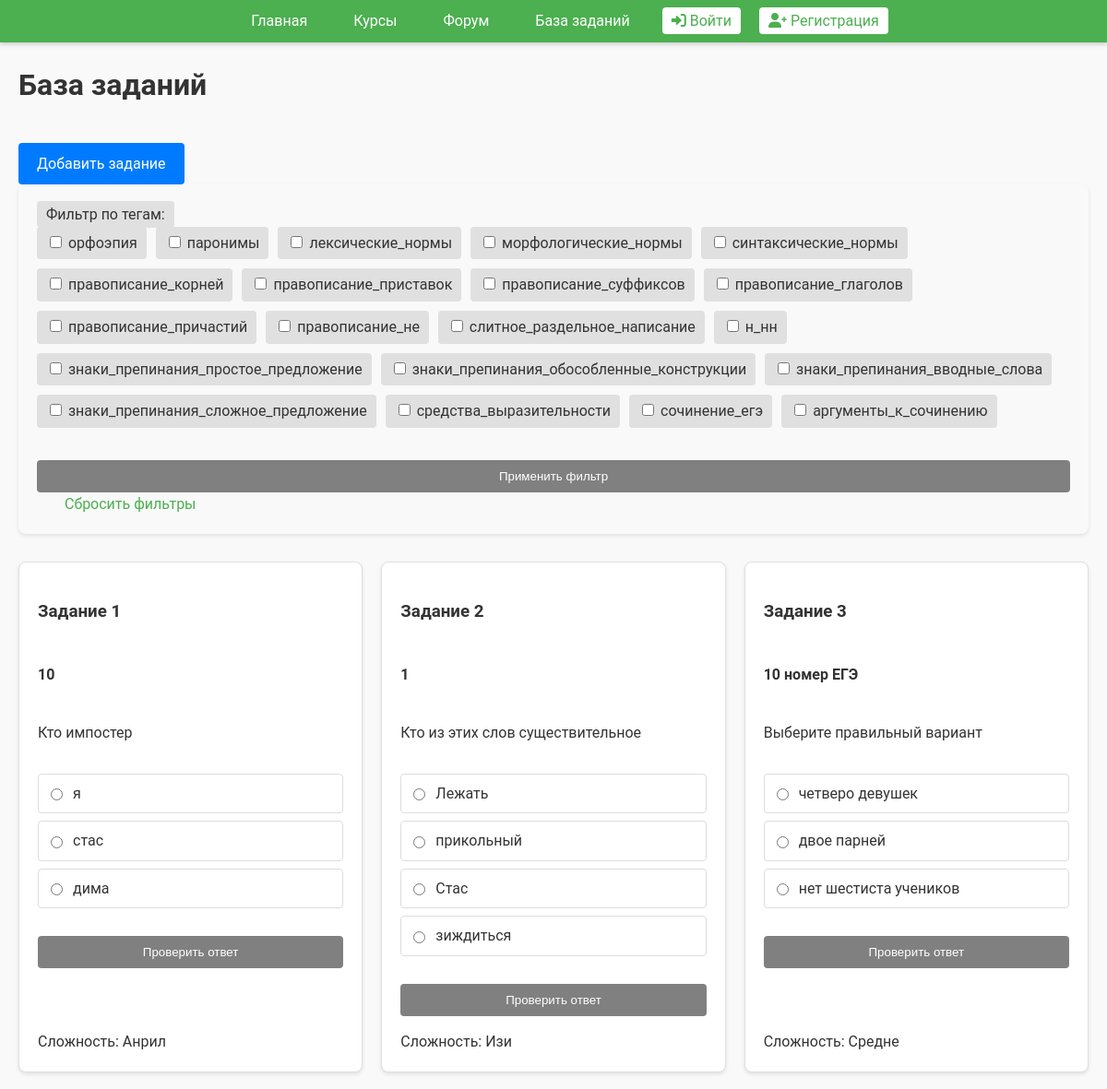
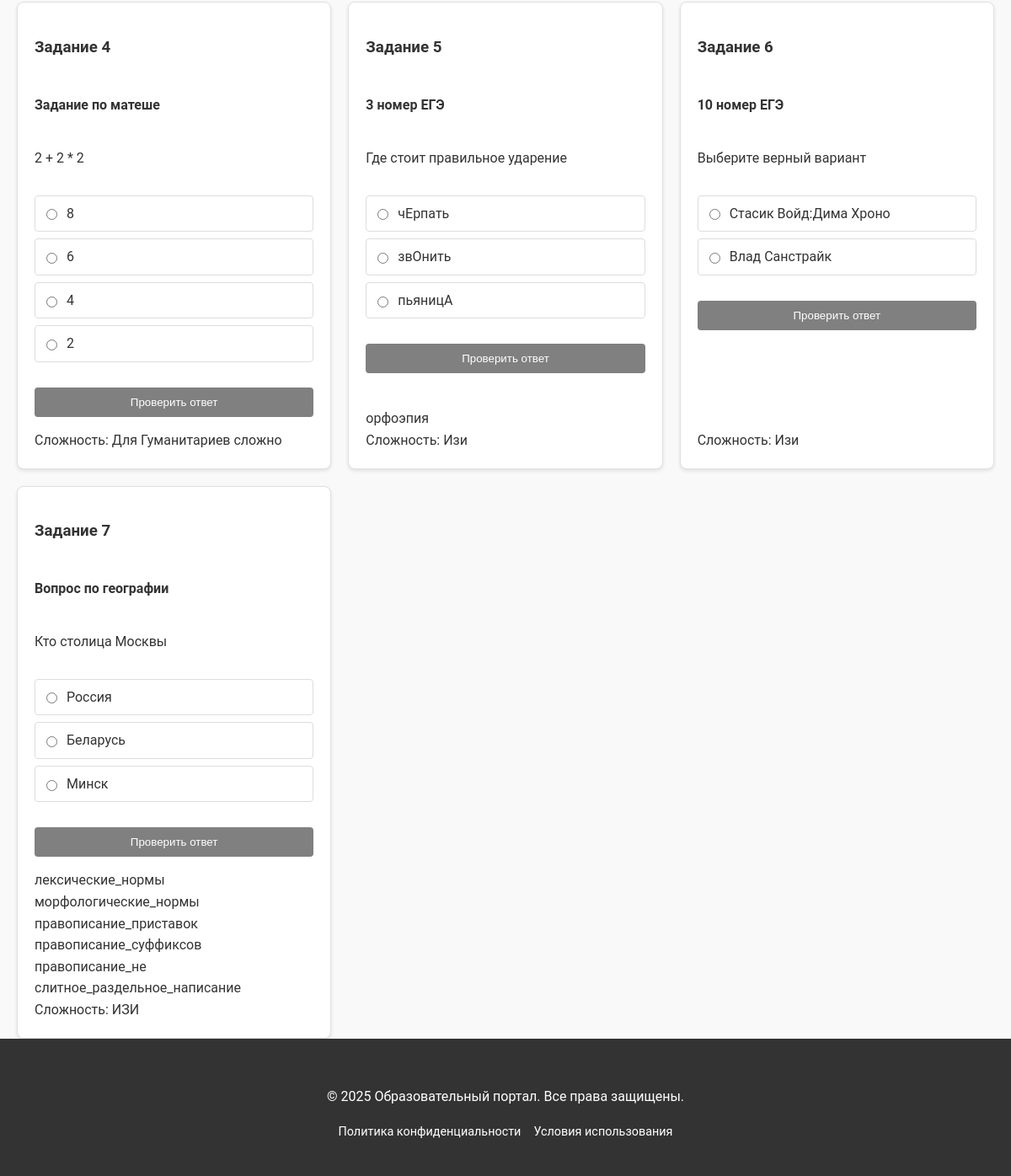
The page /tasks on the database its author committed (2 pictures, top to bottom).
### tables this page shows
CREATE TABLE tasks (
        id INTEGER PRIMARY KEY AUTOINCREMENT,
        text TEXT NOT NULL,
        options TEXT,
        answer TEXT NOT NULL,
        tags TEXT,
        difficulty INTEGER,
        type TEXT
    );

### main.py (the view)
@app.route('/tasks')
def tasks():
    sid = request.args.get('sid')
    tasks_id = get_all_taskid()
    if not auth.check_session(sid) if sid else False:
        return redirect(url_for('login'))
    all_filters = set()
    tasks_data = [[] for i in range(len(tasks_id))]
    for i in range(len(tasks_id)):
        tasks_data[i] = get_task_byid(tasks_id[i])
        tasks_data[i]['options'] = tasks_data[i]['options'].split(';')
        tasks_data[i]['tags'] = tasks_data[i]['tags'].split(';')
        for tag in tasks_data[i]['tags']:
            all_filters.add(tag)
    selected_tags = request.args.getlist('tags')
    all_filters = ["орфоэпия",
                   "паронимы", "лексические_нормы", "морфологические_нормы", "синтаксические_нормы",
                   "правописание_корней", "правописание_приставок", "правописание_суффиксов", "правописание_глаголов",
                   "правописание_причастий", "правописание_не", "слитное_раздельное_написание", "н_нн",
                   "знаки_препинания_простое_предложение", "знаки_препинания_обособленные_конструкции",
                   "знаки_препинания_вводные_слова", "знаки_препинания_сложное_предложение", "средства_выразительности",
                   "сочинение_егэ", "аргументы_к_сочинению"]
    print(selected_tags)
    res = []
    for task in tasks_data:
        cur = task['tags']
        fl = 0
        for tag in selected_tags:
            if (tag not in cur):
                fl = 1
        if (fl == 0):
            res.append(task)
    tasks_data = res[::]
    return render_template('tasks.html',
                           all_tags=all_filters,
                           sid=sid, tasks_data=tasks_data)

### main.py (called while the page is built)
@app.context_processor
def inject_vars():
    return dict(
        auth=auth,
        url_for=url_for,
        request=request
    )

### statistics.py (called while the page is built)
def get_task_byid(userid):
    conn = sqlite3.connect('students_tasks.db')
    cursor = conn.cursor()
    cursor.execute('''
        SELECT
            id,
            text, options,answer,tags,difficulty, type
        FROM tasks
        WHERE id = ?
    ''', (userid,))
    stats = cursor.fetchall()
    conn.close()
    tasks_stats = defaultdict(dict)
    tasks_field = ['id','text','options','answer','tags','difficulty','type']
    for i in range(len(tasks_field)):
        tasks_stats[tasks_field[i]] = stats[0][i]
    return tasks_stats

def get_all_taskid():
    conn = sqlite3.connect('students_tasks.db')
    cursor = conn.cursor()
    cursor.execute('''
           SELECT id
           FROM tasks
       ''')
    data = cursor.fetchall()
    ab = []
    for i in range(len(data)):
        ab.append(data[i][0])
    conn.close()
    return ab

### templates/tasks.html (shortened to what this page needs)
{% extends 'base.html' %}
{% block content %}
<head>
    <link rel="stylesheet" href="{{ url_for('static', filename='css/index.css') }}">
</head>
<body>
<main>
    <div class="container">
        <h1>База заданий</h1>
        <a href="{{ url_for('add_task') }}" class="add-task-btn">Добавить задание</a>
        <div class="filter-section">
            <form method="GET">
                <label>Фильтр по тегам:</label>
                <div class="tags">
                    {% for tag in all_tags %}
                    <label>
                        <input type="checkbox"
                               name="tags"
                               value="{{ tag }}"
                               {% if tag in request.args.getlist('tags') %}checked{% endif %}>
                        {{ tag }}
                    </label>
                    {% endfor %}
                </div>
                <button type="submit" class="submit-btn">Применить фильтр</button>
                <a href="{{ url_for('tasks', sid=sid) }}" class="reset-btn">Сбросить фильтры</a>
            </form>
        </div>
        <div class="tasks-grid">
            {% for task in tasks_data %}
            <div class="task-container">
                <h3>Задание {{ task['id'] }}</h3>
                <h4>{{ task['type'] }}</h4>
                <p>{{ task['text'] }}</p>
                {% if task['options'] %}
                <form method="POST" action="{{ url_for('submit_task') }}" id="form-{{ task['id'] }}">
                    <div class="answers">
                        {% for option in task['options'] %}
                        <label>
                            <input type="radio" name="answer" value="{{ option }}" required>
                            {{ option }}
                        </label>
                        {% endfor %}
                    </div>
                    <button type="submit" class="submit-btn" id="submit-btn-{{ task['id'] }}" >Проверить ответ</button>
                </form>
                {% endif %}
                <div class="task-meta">
                    <div class="tags">
                    {% for tag in task['tags'] %}
                        <span class="tag">{{ tag }}</span>
                     {% endfor %}
                    </div>
                    <div class="difficulty">Сложность: {{ task['difficulty'] }}</div>
                </div>
            </div>
            {% else %}
            <div class="task-container" style="grid-column: 1 / -1; text-align: center;">
                <p>Заданий по выбранным фильтрам не найдено</p>
            </div>
            {% endfor %}
        </div>
    </div>
</main>
</body>
{% endblock %}

### templates/base.html (shortened to what this page needs)
<!DOCTYPE html>
<html lang="ru">
<head>
    <link rel="stylesheet" href="{{ url_for('static', filename='css/index.css') }}">
    <link rel="stylesheet" href="https://cdnjs.cloudflare.com/ajax/libs/font-awesome/6.0.0/css/all.min.css">
</head>
<body>
<header class="main-header">
    <div class="container">
        <nav class="main-nav">
            <ul>
                <li><a href="{{ url_for('index', sid=sid) }}">Главная</a></li>
                <li><a href="{{ url_for('catalogs', sid=sid) }}">Курсы</a></li>
                <li><a href="{{ url_for('forum', sid=sid) }}">Форум</a></li>
                <li><a href="{{ url_for('tasks', sid=sid) }}">База заданий</a></li>
                {% if sid and auth.check_session(sid) %}
                    <li><a href="{{ url_for('profile', sid=sid) }}" class="btn-login">
                        <i class="fas fa-user-circle"></i> Личный кабинет
                    </a></li>
                    <li><a href="{{ url_for('logout', sid=sid) }}" class="btn-login">
                        <i class="fas fa-sign-out-alt"></i> Выйти
                    </a></li>
                {% else %}
                    <li><a href="{{ url_for('login', sid=sid) }}" class="btn-login">
                        <i class="fas fa-sign-in-alt"></i> Войти
                    </a></li>
                    <li><a href="{{ url_for('register', sid=sid) }}" class="btn-login">
                        <i class="fas fa-user-plus"></i> Регистрация
                    </a></li>
                {% endif %}
            </ul>
        </nav>
    </div>
</header>
<main>
    {% block content %}{% endblock %}
</main>
<footer class="main-footer">
    <div class="container">
        <p>&copy; 2025 Образовательный портал. Все права защищены.</p>
        <nav>
            <ul>
                <li><a href="#">Политика конфиденциальности</a></li>
                <li><a href="#">Условия использования</a></li>
            </ul>
        </nav>
    </div>
</footer>
</body>
</html>

### static/css/index.css (style rules this page uses)
body { font-family: 'Roboto', sans-serif; margin: 0; padding: 0; background-color: #f9f9f9; color: #333; line-height: 1.6; height: 100%; display: flex; flex-direction: column; min-height: 100vh; }
.container { max-width: 1200px; margin: 0 auto; padding: 0 20px; }
.main-header { background: #4CAF50; color: #fff; padding: 10px 0; display: flex; align-items: center; justify-content: space-between; position: sticky; top: 0; z-index: 1000; box-shadow: 0 2px 5px rgba(0, 0, 0, 0.2); }
.main-header .main-nav { margin-left: auto; }
.main-header .main-nav ul { list-style: none; margin: 0; padding: 0; display: flex; }
.main-header .main-nav ul li { margin-left: 20px; }
.main-header .main-nav ul li a { color: #fff; text-decoration: none; font-size: 1em; padding: 10px 15px; border-radius: 4px; transition: background-color 0.3s, color 0.3s; }
.main-header .main-nav ul li .btn-login { background: #fff; color: #4CAF50; padding: 5px 10px; border-radius: 4px; transition: background-color 0.3s, color 0.3s; }
.main-footer { background: #333; color: #fff; padding: 40px 0; text-align: center; margin-top: auto; flex-shrink: 0; }
.main-footer nav ul { list-style: none; padding: 0; margin: 0; display: flex; justify-content: center; gap: 15px; }
.main-footer nav ul li a { color: #fff; text-decoration: none; font-size: 0.9em; transition: color 0.3s; }

### templates/tasks.html (style rules this page uses)
.tasks-grid { display: grid; grid-template-columns: repeat(auto-fill, minmax(300px, 1fr)); gap: 20px; margin-top: 20px; }
.task-container { background: #fff; border: 1px solid #e0e0e0; border-radius: 8px; padding: 20px; box-shadow: 0 2px 4px rgba(0, 0, 0, 0.1); transition: transform 0.3s, box-shadow 0.3s; display: flex; flex-direction: column; }
.task-meta { margin-top: auto; padding-top: 15px; }
.filter-section { background: #f9f9f9; padding: 20px; border-radius: 8px; margin-bottom: 30px; box-shadow: 0 2px 4px rgba(0, 0, 0, 0.1); }
.filter-section .tags { display: flex; flex-wrap: wrap; gap: 10px; margin-bottom: 20px; }
.filter-section label { background: #e0e0e0; padding: 5px 10px; border-radius: 4px; cursor: pointer; transition: background-color 0.3s; }
.submit-btn { background: #808080; color: white; padding: 10px 20px; border: none; border-radius: 4px; cursor: pointer; margin-top: 15px; transition: background 0.3s; width: 100%; }
.answers { margin: 15px 0; display: flex; flex-direction: column; gap: 8px; }
.answers label { display: flex; align-items: center; gap: 8px; padding: 8px; border: 1px solid #ddd; border-radius: 4px; }
.reset-btn { color: #4CAF50; text-decoration: none; margin-left: 15px; padding: 10px 15px; border-radius: 4px; }
.add-task-btn { background: #007bff; color: white; padding: 10px 20px; border: none; border-radius: 4px; cursor: pointer; margin-top: 15px; transition: background 0.3s; display: inline-block; text-decoration: none; }

### rows shown on the page
tasks: id "1", type "10", text "Кто импостер", option "я" "стас" "дима", difficulty "Анрил"
tasks: id "2", type "1", text "Кто из этих слов существительное", option "Лежать" "прикольный" "Стас" "зиждиться", difficulty "Изи"
tasks: id "3", type "10 номер ЕГЭ", text "Выберите правильный вариант", option "четверо девушек" "двое парней" "нет шестиста учеников", difficulty "Средне"
tasks: id "4", type "Задание по матеше", text "2 + 2 * 2", option "8" "6" "4" "2", difficulty "Для Гуманитариев сложно"
tasks: id "5", type "3 номер ЕГЭ", text "Где стоит правильное ударение", option "чЕрпать" "звОнить" "пьяницА", tag "орфоэпия", difficulty "Изи"
tasks: id "6", type "10 номер ЕГЭ", text "Выберите верный вариант", option "Стасик Войд:Дима Хроно" "Влад Санстрайк", difficulty "Изи"
tasks: id "7", type "Вопрос по географии", text "Кто столица Москвы", option "Россия" "Беларусь" "Минск", tag "лексические_нормы" "морфологические_нормы" "правописание_приставок" "правописание_суффиксов" "правописание_не" "слитное_раздельное_написание", difficulty "ИЗИ"

### other values the page prints
{{ tag }} "орфоэпия" "паронимы" "лексические_нормы" "морфологические_нормы" "синтаксические_нормы" "правописание_корней" "правописание_приставок" "правописание_суффиксов" "правописание_глаголов" "правописание_причастий" "правописание_не" "слитное_раздельное_написание" "н_нн" "знаки_препинания_простое_предложение" "знаки_препинания_обособленные_конструкции" "знаки_препинания_вводные_слова" "знаки_препинания_сложное_предложение" "средства_выразительности" "сочинение_егэ" "аргументы_к_сочинению"
